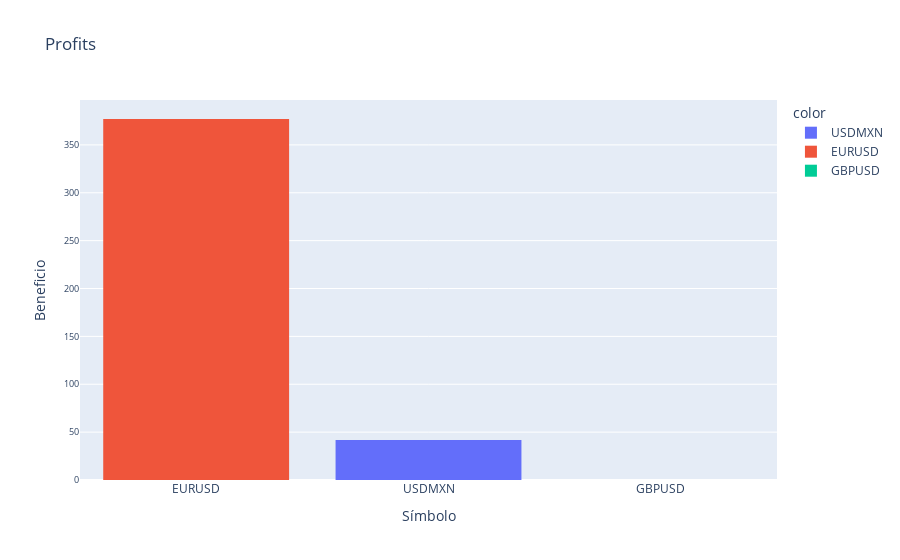

The notebook cell this image was saved under:
### Markdown cell above
The profits of the forex currencies traded where the following:

### Code cell
vs.hist_csv(Pi, 'Profits', 'Símbolo', 'Beneficio')

### Figure 1 — Plotly figure (JSON) as saved in the notebook; plotly's stock layout.template omitted (floating-point values rounded to 4 significant figures)
{"data": [{"alignmentgroup": "True", "bingroup": "x", "histfunc": "sum", "hovertemplate": "color=USDMXN<br>x=%{x}<br>sum of y=%{y}<extra></extra>", "legendgroup": "USDMXN", "marker": {"color": "#636efa", "pattern": {"shape": ""}}, "name": "USDMXN", "offsetgroup": "USDMXN", "orientation": "v", "showlegend": true, "type": "histogram", "x": ["USDMXN", "USDMXN", "USDMXN", "USDMXN", "USDMXN", "USDMXN", "USDMXN", "USDMXN", "USDMXN", "USDMXN", "USDMXN", "USDMXN", "USDMXN", "USDMXN", "USDMXN", "USDMXN", "USDMXN", "USDMXN", "USDMXN", "USDMXN", "USDMXN", "USDMXN", "USDMXN"], "xaxis": "x", "y": ["- 1.02", "- 0.89", "- 0.60", "- 0.61", "- 0.52", "- 0.52", " 0.20", "- 0.43", " 0.32", " 0.21", "- 0.37", " 0.01", " 19.37", " 1.87", " 1.87", " 1.93", " 1.89", " 1.86", " 2.55", " 2.56", " 2.38", " 2.37", " 2.28"], "yaxis": "y"}, {"alignmentgroup": "True", "bingroup": "x", "histfunc": "sum", "hovertemplate": "color=EURUSD<br>x=%{x}<br>sum of y=%{y}<extra></extra>", "legendgroup": "EURUSD", "marker": {"color": "#EF553B", "pattern": {"shape": ""}}, "name": "EURUSD", "offsetgroup": "EURUSD", "orientation": "v", "showlegend": true, "type": "histogram", "x": ["EURUSD", "EURUSD", "EURUSD", "EURUSD", "EURUSD", "EURUSD", "EURUSD", "EURUSD", "EURUSD", "EURUSD", "EURUSD", "EURUSD", "EURUSD", "EURUSD", "EURUSD", "EURUSD", "EURUSD", "EURUSD", "EURUSD", "EURUSD", "EURUSD", "EURUSD", "EURUSD", "EURUSD", "EURUSD", "EURUSD", "EURUSD", "EURUSD", "EURUSD", "EURUSD", "EURUSD", "EURUSD", "EURUSD", "EURUSD", "EURUSD", "EURUSD", "EURUSD", "EURUSD", "EURUSD", "EURUSD", "EURUSD", "EURUSD", "EURUSD", "EURUSD", "EURUSD", "EURUSD", "EURUSD", "EURUSD", "EURUSD", "EURUSD", "EURUSD", "EURUSD", "EURUSD"], "xaxis": "x", "y": [" 1.21", " 1.33", " 1.41", " 1.31", " 1.33", " 1.34", " 1.34", " 1.30", " 1.30", " 1.31", " 0.27", " 0.32", " 0.26", " 0.37", " 0.37", " 0.38", " 0.41", " 0.13", " 0.11", " 0.11", " 0.10", " 0.16", " 0.23", " 0.25", " 0.25", " 0.31", " 0.33", " 0.32", " 0.31", " 2.34", " 1.82", " 4.03", " 3.90", " 3.38", " 3.51", " 3.12", " 1.04", " 1.17", " 332.88", " 0.21", " 0.18", " 0.16", " 0.20", " 0.20", " 0.21", " 0.19", " 0.16", " 0.17", "- 1.62", "- 1.67", "- 1.50", "- 1.49", "- 1.46"], "yaxis": "y"}, {"alignmentgroup": "True", "bingroup": "x", "histfunc": "sum", "hovertemplate": "color=GBPUSD<br>x=%{x}<br>sum of y=%{y}<extra></extra>", "legendgroup": "GBPUSD", "marker": {"color": "#00cc96", "pattern": {"shape": ""}}, "name": "GBPUSD", "offsetgroup": "GBPUSD", "orientation": "v", "showlegend": true, "type": "histogram", "x": ["GBPUSD", "GBPUSD", "GBPUSD", "GBPUSD"], "xaxis": "x", "y": ["- 49.05", "- 9.77", "- 9.90", "- 20.14"], "yaxis": "y"}], "layout": {"barmode": "relative", "legend": {"title": {"text": "color"}, "tracegroupgap": 0}, "title": {"text": "Profits"}, "xaxis": {"anchor": "y", "categoryorder": "total descending", "domain": [0, 1], "title": {"text": "Símbolo"}}, "yaxis": {"anchor": "x", "domain": [0, 1], "tickfont": {"size": 9}, "title": {"text": "Beneficio"}}}}
